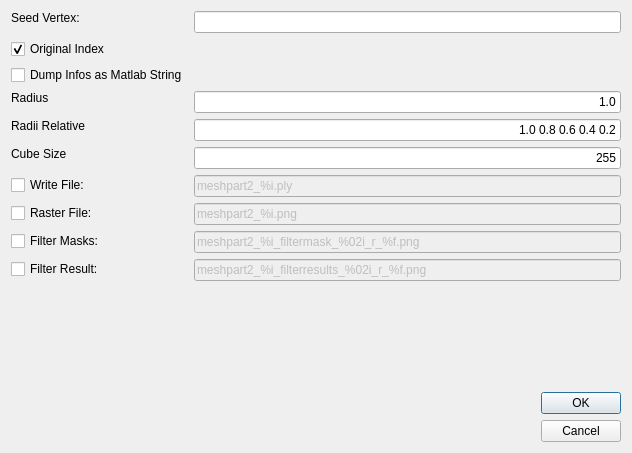
<?xml version="1.0" encoding="UTF-8"?>
<ui version="4.0">
 <class>dialogMSII</class>
 <widget class="QDialog" name="dialogMSII">
  <property name="geometry">
   <rect>
    <x>0</x>
    <y>0</y>
    <width>632</width>
    <height>453</height>
   </rect>
  </property>
  <property name="sizePolicy">
   <sizepolicy hsizetype="MinimumExpanding" vsizetype="MinimumExpanding">
    <horstretch>0</horstretch>
    <verstretch>0</verstretch>
   </sizepolicy>
  </property>
  <property name="windowTitle">
   <string>MSII</string>
  </property>
  <layout class="QVBoxLayout" name="verticalLayout">
   <item>
    <layout class="QFormLayout" name="dialogMSIILayout">
     <item row="0" column="0">
      <widget class="QLabel" name="labelVertex">
       <property name="sizePolicy">
        <sizepolicy hsizetype="Minimum" vsizetype="Maximum">
         <horstretch>0</horstretch>
         <verstretch>0</verstretch>
        </sizepolicy>
       </property>
       <property name="text">
        <string>Seed Vertex:</string>
       </property>
      </widget>
     </item>
     <item row="0" column="1">
      <widget class="QLineEdit" name="lineVertex">
       <property name="sizePolicy">
        <sizepolicy hsizetype="Minimum" vsizetype="Maximum">
         <horstretch>0</horstretch>
         <verstretch>0</verstretch>
        </sizepolicy>
       </property>
       <property name="alignment">
        <set>Qt::AlignRight|Qt::AlignTrailing|Qt::AlignVCenter</set>
       </property>
      </widget>
     </item>
     <item row="1" column="0">
      <widget class="QCheckBox" name="checkBoxOridIdx">
       <property name="sizePolicy">
        <sizepolicy hsizetype="Minimum" vsizetype="Maximum">
         <horstretch>0</horstretch>
         <verstretch>0</verstretch>
        </sizepolicy>
       </property>
       <property name="text">
        <string>Original Index</string>
       </property>
       <property name="checked">
        <bool>true</bool>
       </property>
      </widget>
     </item>
     <item row="2" column="0">
      <widget class="QCheckBox" name="checkBoxDumpMatlab">
       <property name="sizePolicy">
        <sizepolicy hsizetype="Minimum" vsizetype="Maximum">
         <horstretch>0</horstretch>
         <verstretch>0</verstretch>
        </sizepolicy>
       </property>
       <property name="text">
        <string>Dump Infos as Matlab String</string>
       </property>
       <property name="checked">
        <bool>false</bool>
       </property>
      </widget>
     </item>
     <item row="3" column="0">
      <widget class="QLabel" name="labelRadius">
       <property name="sizePolicy">
        <sizepolicy hsizetype="Minimum" vsizetype="Maximum">
         <horstretch>0</horstretch>
         <verstretch>0</verstretch>
        </sizepolicy>
       </property>
       <property name="text">
        <string>Radius</string>
       </property>
      </widget>
     </item>
     <item row="3" column="1">
      <widget class="QLineEdit" name="lineRadius">
       <property name="sizePolicy">
        <sizepolicy hsizetype="Minimum" vsizetype="Maximum">
         <horstretch>0</horstretch>
         <verstretch>0</verstretch>
        </sizepolicy>
       </property>
       <property name="layoutDirection">
        <enum>Qt::LeftToRight</enum>
       </property>
       <property name="text">
        <string>1.0</string>
       </property>
       <property name="alignment">
        <set>Qt::AlignRight|Qt::AlignTrailing|Qt::AlignVCenter</set>
       </property>
      </widget>
     </item>
     <item row="4" column="0">
      <widget class="QLabel" name="labelRadiiRel">
       <property name="sizePolicy">
        <sizepolicy hsizetype="Minimum" vsizetype="Maximum">
         <horstretch>0</horstretch>
         <verstretch>0</verstretch>
        </sizepolicy>
       </property>
       <property name="text">
        <string>Radii Relative</string>
       </property>
      </widget>
     </item>
     <item row="4" column="1">
      <widget class="QLineEdit" name="lineEditRadiiRel">
       <property name="sizePolicy">
        <sizepolicy hsizetype="Minimum" vsizetype="Maximum">
         <horstretch>0</horstretch>
         <verstretch>0</verstretch>
        </sizepolicy>
       </property>
       <property name="layoutDirection">
        <enum>Qt::LeftToRight</enum>
       </property>
       <property name="text">
        <string>1.0 0.8 0.6 0.4 0.2</string>
       </property>
       <property name="alignment">
        <set>Qt::AlignRight|Qt::AlignTrailing|Qt::AlignVCenter</set>
       </property>
      </widget>
     </item>
     <item row="5" column="0">
      <widget class="QLabel" name="labelCubeSize">
       <property name="sizePolicy">
        <sizepolicy hsizetype="Minimum" vsizetype="Maximum">
         <horstretch>0</horstretch>
         <verstretch>0</verstretch>
        </sizepolicy>
       </property>
       <property name="text">
        <string>Cube Size</string>
       </property>
      </widget>
     </item>
     <item row="5" column="1">
      <widget class="QLineEdit" name="lineCubeSize">
       <property name="sizePolicy">
        <sizepolicy hsizetype="Minimum" vsizetype="Maximum">
         <horstretch>0</horstretch>
         <verstretch>0</verstretch>
        </sizepolicy>
       </property>
       <property name="text">
        <string>255</string>
       </property>
       <property name="alignment">
        <set>Qt::AlignRight|Qt::AlignTrailing|Qt::AlignVCenter</set>
       </property>
      </widget>
     </item>
     <item row="6" column="0">
      <widget class="QCheckBox" name="checkBoxWriteMesh">
       <property name="sizePolicy">
        <sizepolicy hsizetype="Minimum" vsizetype="Maximum">
         <horstretch>0</horstretch>
         <verstretch>0</verstretch>
        </sizepolicy>
       </property>
       <property name="text">
        <string>Write File:</string>
       </property>
      </widget>
     </item>
     <item row="6" column="1">
      <widget class="QLineEdit" name="lineFileNameMesh">
       <property name="enabled">
        <bool>false</bool>
       </property>
       <property name="sizePolicy">
        <sizepolicy hsizetype="Minimum" vsizetype="Maximum">
         <horstretch>0</horstretch>
         <verstretch>0</verstretch>
        </sizepolicy>
       </property>
       <property name="text">
        <string>meshpart2_%i.ply</string>
       </property>
      </widget>
     </item>
     <item row="7" column="0">
      <widget class="QCheckBox" name="checkBoxWriteRaster">
       <property name="sizePolicy">
        <sizepolicy hsizetype="Minimum" vsizetype="Maximum">
         <horstretch>0</horstretch>
         <verstretch>0</verstretch>
        </sizepolicy>
       </property>
       <property name="text">
        <string>Raster File:</string>
       </property>
      </widget>
     </item>
     <item row="7" column="1">
      <widget class="QLineEdit" name="lineFileNameRaster">
       <property name="enabled">
        <bool>false</bool>
       </property>
       <property name="sizePolicy">
        <sizepolicy hsizetype="Minimum" vsizetype="Maximum">
         <horstretch>0</horstretch>
         <verstretch>0</verstretch>
        </sizepolicy>
       </property>
       <property name="text">
        <string>meshpart2_%i.png</string>
       </property>
      </widget>
     </item>
     <item row="8" column="0">
      <widget class="QCheckBox" name="checkBoxFilterMasks">
       <property name="sizePolicy">
        <sizepolicy hsizetype="Minimum" vsizetype="Maximum">
         <horstretch>0</horstretch>
         <verstretch>0</verstretch>
        </sizepolicy>
       </property>
       <property name="text">
        <string>Filter Masks:</string>
       </property>
      </widget>
     </item>
     <item row="8" column="1">
      <widget class="QLineEdit" name="lineFileNameFilterMasks">
       <property name="enabled">
        <bool>false</bool>
       </property>
       <property name="sizePolicy">
        <sizepolicy hsizetype="Minimum" vsizetype="Maximum">
         <horstretch>0</horstretch>
         <verstretch>0</verstretch>
        </sizepolicy>
       </property>
       <property name="text">
        <string>meshpart2_%i_filtermask_%02i_r_%f.png</string>
       </property>
      </widget>
     </item>
     <item row="9" column="0">
      <widget class="QCheckBox" name="checkBoxWriteFilter">
       <property name="sizePolicy">
        <sizepolicy hsizetype="Minimum" vsizetype="Maximum">
         <horstretch>0</horstretch>
         <verstretch>0</verstretch>
        </sizepolicy>
       </property>
       <property name="text">
        <string>Filter Result:</string>
       </property>
      </widget>
     </item>
     <item row="9" column="1">
      <widget class="QLineEdit" name="lineFileNameFilter">
       <property name="enabled">
        <bool>false</bool>
       </property>
       <property name="sizePolicy">
        <sizepolicy hsizetype="Minimum" vsizetype="Maximum">
         <horstretch>0</horstretch>
         <verstretch>0</verstretch>
        </sizepolicy>
       </property>
       <property name="text">
        <string>meshpart2_%i_filterresults_%02i_r_%f.png</string>
       </property>
      </widget>
     </item>
    </layout>
   </item>
   <item>
    <spacer name="verticalSpacer">
     <property name="orientation">
      <enum>Qt::Vertical</enum>
     </property>
     <property name="sizeType">
      <enum>QSizePolicy::Minimum</enum>
     </property>
     <property name="sizeHint" stdset="0">
      <size>
       <width>60</width>
       <height>15</height>
      </size>
     </property>
    </spacer>
   </item>
   <item>
    <widget class="QDialogButtonBox" name="buttonBox">
     <property name="sizePolicy">
      <sizepolicy hsizetype="Maximum" vsizetype="Maximum">
       <horstretch>0</horstretch>
       <verstretch>0</verstretch>
      </sizepolicy>
     </property>
     <property name="layoutDirection">
      <enum>Qt::RightToLeft</enum>
     </property>
     <property name="orientation">
      <enum>Qt::Vertical</enum>
     </property>
     <property name="standardButtons">
      <set>QDialogButtonBox::Cancel|QDialogButtonBox::Ok</set>
     </property>
    </widget>
   </item>
  </layout>
 </widget>
 <resources/>
 <connections>
  <connection>
   <sender>buttonBox</sender>
   <signal>accepted()</signal>
   <receiver>dialogMSII</receiver>
   <slot>accept()</slot>
   <hints>
    <hint type="sourcelabel">
     <x>248</x>
     <y>254</y>
    </hint>
    <hint type="destinationlabel">
     <x>157</x>
     <y>274</y>
    </hint>
   </hints>
  </connection>
  <connection>
   <sender>buttonBox</sender>
   <signal>rejected()</signal>
   <receiver>dialogMSII</receiver>
   <slot>reject()</slot>
   <hints>
    <hint type="sourcelabel">
     <x>316</x>
     <y>260</y>
    </hint>
    <hint type="destinationlabel">
     <x>286</x>
     <y>274</y>
    </hint>
   </hints>
  </connection>
  <connection>
   <sender>checkBoxWriteMesh</sender>
   <signal>toggled(bool)</signal>
   <receiver>lineFileNameMesh</receiver>
   <slot>setEnabled(bool)</slot>
   <hints>
    <hint type="sourcelabel">
     <x>49</x>
     <y>156</y>
    </hint>
    <hint type="destinationlabel">
     <x>182</x>
     <y>156</y>
    </hint>
   </hints>
  </connection>
  <connection>
   <sender>checkBoxWriteRaster</sender>
   <signal>toggled(bool)</signal>
   <receiver>lineFileNameRaster</receiver>
   <slot>setEnabled(bool)</slot>
   <hints>
    <hint type="sourcelabel">
     <x>56</x>
     <y>189</y>
    </hint>
    <hint type="destinationlabel">
     <x>194</x>
     <y>189</y>
    </hint>
   </hints>
  </connection>
  <connection>
   <sender>checkBoxWriteFilter</sender>
   <signal>toggled(bool)</signal>
   <receiver>lineFileNameFilter</receiver>
   <slot>setEnabled(bool)</slot>
   <hints>
    <hint type="sourcelabel">
     <x>56</x>
     <y>223</y>
    </hint>
    <hint type="destinationlabel">
     <x>194</x>
     <y>257</y>
    </hint>
   </hints>
  </connection>
  <connection>
   <sender>checkBoxFilterMasks</sender>
   <signal>toggled(bool)</signal>
   <receiver>lineFileNameFilterMasks</receiver>
   <slot>setEnabled(bool)</slot>
   <hints>
    <hint type="sourcelabel">
     <x>56</x>
     <y>223</y>
    </hint>
    <hint type="destinationlabel">
     <x>194</x>
     <y>223</y>
    </hint>
   </hints>
  </connection>
 </connections>
</ui>
